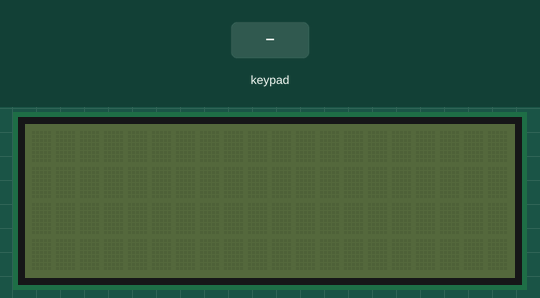
Recording of a sketch running on a simulated ESP8266 (NodeMCU). Shown: 20×4 character LCD. The test bench sets the inputs (shaded band).

Above: at 1.3 s.
1.4 s: key '*' pressed
At 1.9 s:
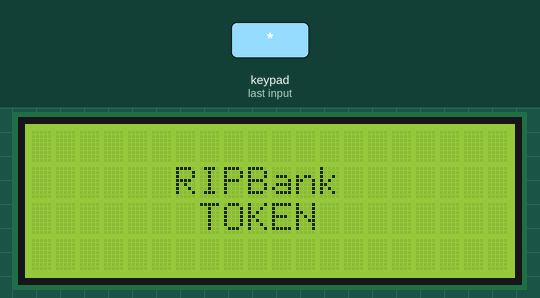
12.7 s: keypad keys 1 2 3 4 pressed 0.4 s apart
At 17.0 s:
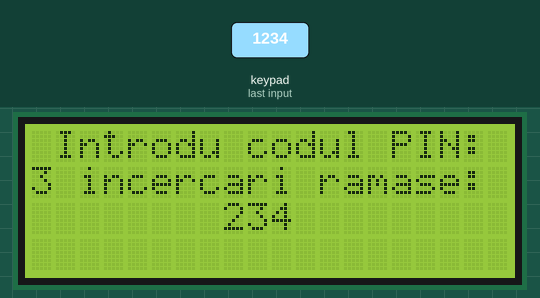
17.2 s: key '#' pressed
At 17.8 s:
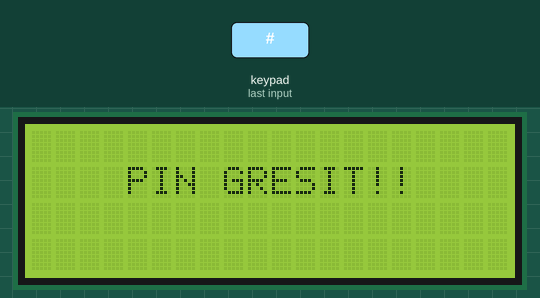
20.2 s: keypad keys 1 2 3 4 # pressed 0.4 s apart
At 22.2 s:
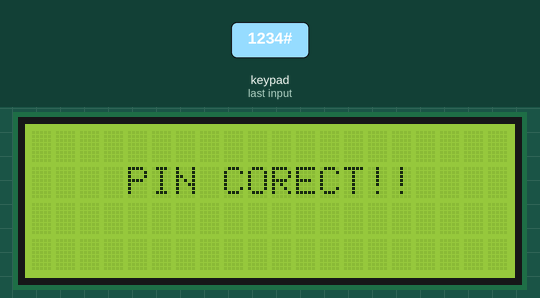
Timing chart, 0 to 23.7 s (numbered marks = the images above; inputs shaded):
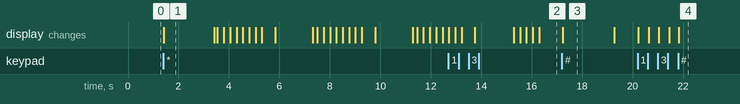

The sketch:

v0_2_alpha_simulare.ino
```cpp
#include <LiquidCrystal_I2C.h>
#include <Keypad.h>

LiquidCrystal_I2C lcd(0x27, 20, 4);

const byte ROWS = 4; //four rows
const byte COLS = 3; //three columns
char keys[ROWS][COLS] = {
  {'1','2','3'},
  {'4','5','6'},
  {'7','8','9'},
  {'*','0','#'}
};
byte rowPins[ROWS] = {D4,1, 3, D6}; //connect to the row pinouts of the keypad
byte colPins[COLS] = {D5, D3, 13}; //connect to the column pinouts of the keypad

/////////////////////////////
//D4=R1
//1=R2
//3=R3
//D6=R4
//D5=C1
//D3=C2
//13=C3
/////////////////////////////

short int State=-1;
unsigned short int Ci=0;
unsigned short int Cj=0;

short int PIN[]={1,2,3,4};
short int PIN_from_user[]={-1,-1,-1,-1};
unsigned int PIN_index=0;
unsigned short int PIN_attempts=3;
bool PIN_good=true;


void Execute_State_0()
{
  State=0;

  lcd.backlight();
  lcd.clear();
  lcd.setCursor(0, 1);
  lcd.clear();
  Ci=6;
  Cj=1;
  lcd.setCursor(Ci,Cj);
  lcd.print("RIPBank");
  Ci=7;
  Cj=2;
  lcd.setCursor(Ci,Cj);
  lcd.print("TOKEN");
  delay(2000);
  Execute_State_1();
}

void Execute_State_1()
{
  State=1;
  int cnt=0;
  lcd.clear();
  delay(100);
  Ci=2;
  Cj=0;
  lcd.setCursor(Ci,Cj);
  lcd.print("Se conecteaza la");
  Ci=8;
  Cj=1;
  lcd.setCursor(Ci,Cj);
  lcd.print("WiFi");
  while(cnt<8)
  {
    Ci=6+cnt;
    Cj=2;
    lcd.setCursor(Ci,Cj);
    lcd.print(".");
    ++cnt;
    delay(250);
  }
  delay(250);
  Execute_State_3();
}

void Execute_State_3()
{
  State=3;
  lcd.clear();
  Ci=6;
  Cj=0;
  lcd.setCursor(Ci,Cj);
  lcd.print("Conectat");

  Ci=9;
  Cj=1;
  lcd.setCursor(Ci,Cj);
  lcd.print("la");

  Ci=7;
  Cj=2;
  lcd.setCursor(Ci,Cj);
  lcd.print("WiFi!!");
  delay(1500);
  Execute_State_4();
}

void Execute_State_4()
{
  State=4;
  int cnt=0;
  lcd.clear();
  delay(150);
  Ci=2;
  Cj=0;
  lcd.setCursor(Ci,Cj);
  lcd.print("Se conecteaza la");
  Ci=7;
  Cj=1;
  lcd.setCursor(Ci,Cj);
  lcd.print("Server");
  while(cnt<8)
  {
    Ci=6+cnt;
    Cj=2;
    lcd.setCursor(Ci,Cj);
    lcd.print(".");
    ++cnt;
    delay(250);
  }
  delay(250);
  Execute_State_6();
}

void Execute_State_6()
{
  State=6;
  lcd.clear();
  Ci=6;
  Cj=0;
  lcd.setCursor(Ci,Cj);
  lcd.print("Conectat");

  Ci=9;
  Cj=1;
  lcd.setCursor(Ci,Cj);
  lcd.print("la");

  Ci=6;
  Cj=2;
  lcd.setCursor(Ci,Cj);
  lcd.print("Server!!");
  delay(1500);
  Execute_State_7();
}

void Execute_State_7()
{
  State=7;
  int cnt=0;
  lcd.clear();
  delay(150);
  Ci=9;
  Cj=0;
  lcd.setCursor(Ci,Cj);
  lcd.print("Se");
  Ci=4;
  Cj=1;
  lcd.setCursor(Ci,Cj);
  lcd.print("actualizeaza");
  while(cnt<8)
  {
    Ci=6+cnt;
    Cj=2;
    lcd.setCursor(Ci,Cj);
    lcd.print(".");
    ++cnt;
    delay(250);
  }
  delay(250);
  Execute_State_9();
}

void Execute_State_9()
{
  State=9;
  lcd.clear();
  Ci=5;
  Cj=0;
  lcd.setCursor(Ci,Cj);
  lcd.print("Actualizat");

  Ci=9;
  Cj=1;
  lcd.setCursor(Ci,Cj);
  lcd.print("cu");

  Ci=7;
  Cj=2;
  lcd.setCursor(Ci,Cj);
  lcd.print("succes");
  delay(1500);
  Execute_State_10();
}

void Execute_State_10()
{
  State=10;
  lcd.clear();

  Ci=3;
  Cj=0;
  lcd.setCursor(Ci,Cj);
  lcd.print("Alege optiune:");

  Ci=1;
  Cj=1;
  lcd.setCursor(Ci,Cj);
  lcd.print("1 Autentificare");

  Ci=1;
  Cj=2;
  lcd.setCursor(Ci,Cj);
  lcd.print("2     Despre");

  Ci=1;
  Cj=3;
  lcd.setCursor(Ci,Cj);
  lcd.print("3     Iesire");

  //delay(3000);
  //
}

void Execute_State_11()
{
  State=11;

  lcd.clear();

  Ci=1;
  Cj=0;
  lcd.setCursor(Ci,Cj);
  lcd.print("Despre dispozitiv:");

  Ci=3;
  Cj=1;
  lcd.setCursor(Ci,Cj);
  lcd.print("RIPBankC TOKEN");

  Ci=5;
  Cj=2;
  lcd.setCursor(Ci,Cj);
  lcd.print("v0.2 alpha");
  delay(2000);
  Execute_State_10();
}

void Execute_State_12()
{
  State=12;
  lcd.clear();
  Ci=1;
  Cj=0;
  lcd.setCursor(Ci,Cj);
  lcd.print("Introdu codul PIN:");
  Ci=0;
  Cj=1;
  lcd.setCursor(Ci,Cj);
  String att="";
  att+=(char)(PIN_attempts+'0');
  att+=" incercari ramase:";
  lcd.print(att);
  PIN_index=0;
  PIN_from_user[0]=-1;
  PIN_from_user[1]=-1;
  PIN_from_user[2]=-1;
  PIN_from_user[3]=-1;
  Ci=8;
  Cj=2;
  //lcd.setCursor(Ci,Cj);

}

void Execute_State_14()
{
  State=14;
  lcd.clear();
  Ci=4;
  Cj=1;
  lcd.setCursor(Ci,Cj);
  lcd.print("PIN CORECT!!");
  delay(2000);
  Execute_State_15();
}

void Execute_State_19()
{
  State=19;
  lcd.clear();
  Ci=4;
  Cj=1;
  lcd.setCursor(Ci,Cj);
  lcd.print("PIN GRESIT!!");
  delay(2000);
}

void Execute_State_13()
{
  State=13;
  lcd.clear();

  Ci=1;
  Cj=0;
  lcd.setCursor(Ci,Cj);
  lcd.print("Ati introdus PINUL");

  Ci=2;
  Cj=1;
  lcd.setCursor(Ci,Cj);
  lcd.print("GRESIT de 3 ori!!");

  Ci=1;
  Cj=2;
  lcd.setCursor(Ci,Cj);
  lcd.print("Dispozitivul se va");

  Ci=5;
  Cj=3;
  lcd.setCursor(Ci,Cj);
  lcd.print("inchide!!!");
  delay(4000);
  Execute_State_18();
}

void Execute_State_15()
{
  State=15;
  int cnt=0;
  lcd.clear();
  delay(150);
  Ci=2;
  Cj=0;
  lcd.setCursor(Ci,Cj);
  lcd.print("Se trimit datele");
  Ci=2;
  Cj=1;
  lcd.setCursor(Ci,Cj);
  lcd.print("de autentificare");
  while(cnt<8)
  {
    Ci=5+cnt;
    Cj=2;
    lcd.setCursor(Ci,Cj);
    lcd.print(".");
    ++cnt;
    delay(500);
  }
  delay(500);
  Execute_State_17();

}

void Execute_State_17()
  {
    State=17;
    lcd.clear();

    Ci=3;
    Cj=0;
    lcd.setCursor(Ci,Cj);
    lcd.print("Datele au fost");

    Ci=1;
    Cj=1;
    lcd.setCursor(Ci,Cj);
    lcd.print("trimise cu succes!");

    delay(2500);
    Execute_State_18();
  }

void Execute_State_18()
{
    State=18;
    lcd.clear();

    Ci=3;
    Cj=1;
    lcd.setCursor(Ci,Cj);
    lcd.print("Se inchide....");
    delay(2000);
    lcd.clear();
    lcd.noBacklight();
}
String kcharr="";
Keypad keypad = Keypad(makeKeymap(keys), rowPins, colPins, ROWS, COLS );

void keypadEvent(KeypadEvent key)
{
  int j=0;
  String str="";

  switch (keypad.getState())
  {
    case PRESSED:
      if(State==12 and (key>='0' and key<='9'))
      {
        str="";
        str+=key;
        lcd.setCursor(Ci+PIN_index,Cj);
        lcd.print(str);
        PIN_from_user[PIN_index]=key-'0';
        PIN_index++;

      }
      if(State==12 and key=='#')
      {
        for(j=0;j<4;++j)
        {
          if(PIN[j]!=PIN_from_user[j])
          {
            PIN_good=false;
          }
        }
        if(PIN_good==true)
        {
          PIN_attempts=3;
          Execute_State_14();

        }
        else
        {
          Execute_State_19();
          PIN_attempts--;
          if(PIN_attempts>0)
          {
            PIN_good=true;
            Execute_State_12();
          }
          else
          {
            Execute_State_13();
          }
        }
      }
      if(key=='1')
      {
        if(State==10)
        {
          if(PIN_attempts>0)
          {
            Execute_State_12();
          }
          else
          {
            Execute_State_13();
          }
        }
      }
      if(key=='2')
      {
        if(State==10)
        {
          Execute_State_11();
        }
      }
      if(key=='3' and State==10)
      {
        Execute_State_18();
      }
      if(key=='*')
      {
        Execute_State_0();
      }


      delay(100);
    break;
    case RELEASED:

    break;
    case HOLD:

    break;
  }
}


void setup()
{
  lcd.begin(20,4);
  lcd.init();
  lcd.clear();
  lcd.noBacklight();

  keypad.addEventListener(keypadEvent);  // Add an event listener.
  keypad.setHoldTime(100);               // Default is 1000mS
  keypad.setDebounceTime(50);
  //Serial.begin(9600);
}

void loop()
{
  char key = keypad.getKey();
}
```

Measured:
- after the input at 1.4 s, the display: changes at once (image 1)
- after the input at 12.7 s, the display: first differs from a run without the input after 2.8 s (image 2 shows a later state)
- after the input at 17.2 s, the display: changes at once (image 3)
- after the input at 20.2 s, the display: first changes at once (image 4 shows a later state)
- what the display in image 1 shows lasts 2.0 s, from 1.4 s to 3.4 s
